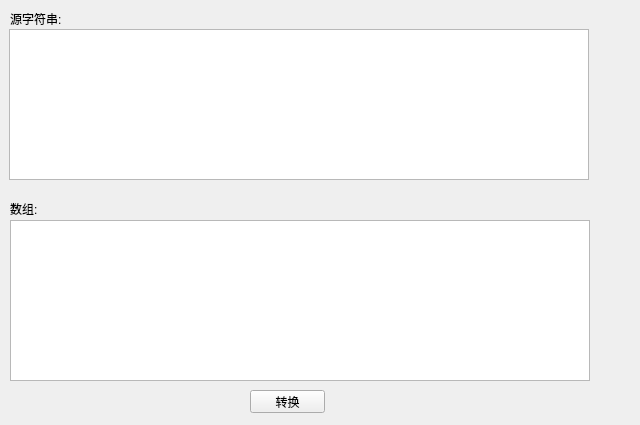
<?xml version="1.0" encoding="UTF-8"?>
<ui version="4.0">
 <class>string_2_array</class>
 <widget class="QWidget" name="string_2_array">
  <property name="geometry">
   <rect>
    <x>0</x>
    <y>0</y>
    <width>640</width>
    <height>425</height>
   </rect>
  </property>
  <property name="windowTitle">
   <string>Form</string>
  </property>
  <widget class="QLabel" name="label">
   <property name="geometry">
    <rect>
     <x>10</x>
     <y>10</y>
     <width>54</width>
     <height>21</height>
    </rect>
   </property>
   <property name="text">
    <string>&lt;html&gt;&lt;head/&gt;&lt;body&gt;&lt;p&gt;源字符串:&lt;/p&gt;&lt;/body&gt;&lt;/html&gt;</string>
   </property>
   <property name="textFormat">
    <enum>Qt::AutoText</enum>
   </property>
   <property name="alignment">
    <set>Qt::AlignLeading|Qt::AlignLeft|Qt::AlignTop</set>
   </property>
  </widget>
  <widget class="QLabel" name="label_2">
   <property name="geometry">
    <rect>
     <x>10</x>
     <y>200</y>
     <width>54</width>
     <height>21</height>
    </rect>
   </property>
   <property name="text">
    <string>&lt;html&gt;&lt;head/&gt;&lt;body&gt;&lt;p&gt;数组:&lt;/p&gt;&lt;/body&gt;&lt;/html&gt;</string>
   </property>
   <property name="textFormat">
    <enum>Qt::AutoText</enum>
   </property>
   <property name="alignment">
    <set>Qt::AlignLeading|Qt::AlignLeft|Qt::AlignTop</set>
   </property>
  </widget>
  <widget class="QPushButton" name="btn_change">
   <property name="geometry">
    <rect>
     <x>250</x>
     <y>390</y>
     <width>75</width>
     <height>23</height>
    </rect>
   </property>
   <property name="text">
    <string>转换</string>
   </property>
  </widget>
  <widget class="QWidget" name="horizontalLayoutWidget">
   <property name="geometry">
    <rect>
     <x>10</x>
     <y>220</y>
     <width>621</width>
     <height>161</height>
    </rect>
   </property>
   <layout class="QHBoxLayout" name="horizontalLayout">
    <item>
     <widget class="QTextEdit" name="text_edit_dst">
      <property name="minimumSize">
       <size>
        <width>580</width>
        <height>0</height>
       </size>
      </property>
      <property name="readOnly">
       <bool>true</bool>
      </property>
     </widget>
    </item>
    <item>
     <spacer name="horizontalSpacer">
      <property name="orientation">
       <enum>Qt::Horizontal</enum>
      </property>
      <property name="sizeHint" stdset="0">
       <size>
        <width>48</width>
        <height>20</height>
       </size>
      </property>
     </spacer>
    </item>
   </layout>
  </widget>
  <widget class="QWidget" name="horizontalLayoutWidget_2">
   <property name="geometry">
    <rect>
     <x>9</x>
     <y>29</y>
     <width>621</width>
     <height>151</height>
    </rect>
   </property>
   <layout class="QHBoxLayout" name="horizontalLayout_2">
    <item>
     <widget class="QTextEdit" name="text_edit_src">
      <property name="minimumSize">
       <size>
        <width>580</width>
        <height>0</height>
       </size>
      </property>
     </widget>
    </item>
    <item>
     <spacer name="horizontalSpacer_2">
      <property name="orientation">
       <enum>Qt::Horizontal</enum>
      </property>
      <property name="sizeHint" stdset="0">
       <size>
        <width>40</width>
        <height>20</height>
       </size>
      </property>
     </spacer>
    </item>
   </layout>
  </widget>
 </widget>
 <resources/>
 <connections/>
</ui>
